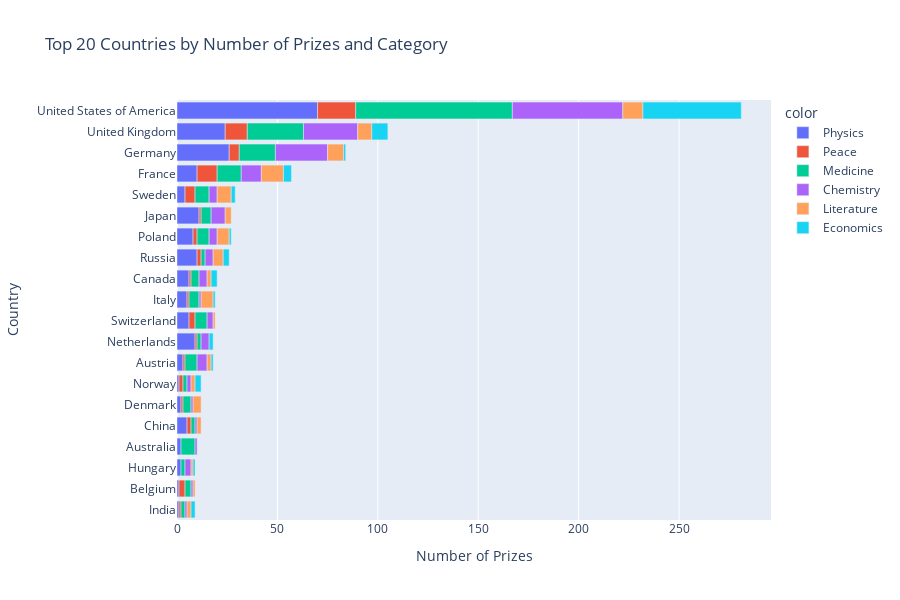

Source (notebook cell):
### Code cell
cat_cntry_bar = px.bar(x=merged_df.cat_prize,
                       y=merged_df.birth_country_current,
                       color=merged_df.category,
                       orientation='h',
                       title='Top 20 Countries by Number of Prizes and Category')

cat_cntry_bar.update_layout(xaxis_title='Number of Prizes',
                            yaxis_title='Country',
                            height=600)
cat_cntry_bar.show()

### Figure 1 — Plotly figure (JSON) as saved in the notebook; plotly's stock layout.template omitted (floating-point values rounded to 4 significant figures)
{"data": [{"alignmentgroup": "True", "hovertemplate": "color=Physics<br>x=%{x}<br>y=%{y}<extra></extra>", "legendgroup": "Physics", "marker": {"color": "#636efa", "pattern": {"shape": ""}}, "name": "Physics", "offsetgroup": "Physics", "orientation": "h", "showlegend": true, "textposition": "auto", "type": "bar", "x": [1, 1, 2, 2, 5, 2, 1, 3, 9, 6, 5, 6, 10, 8, 11, 4, 10, 26, 24, 70], "xaxis": "x", "y": ["India", "Belgium", "Hungary", "Australia", "China", "Denmark", "Norway", "Austria", "Netherlands", "Switzerland", "Italy", "Canada", "Russia", "Poland", "Japan", "Sweden", "France", "Germany", "United Kingdom", "United States of America"], "yaxis": "y"}, {"alignmentgroup": "True", "hovertemplate": "color=Peace<br>x=%{x}<br>y=%{y}<extra></extra>", "legendgroup": "Peace", "marker": {"color": "#EF553B", "pattern": {"shape": ""}}, "name": "Peace", "offsetgroup": "Peace", "orientation": "h", "showlegend": true, "textposition": "auto", "type": "bar", "x": [1, 3, 2, 1, 2, 1, 1, 1, 3, 1, 2, 1, 2, 5, 10, 5, 11, 19], "xaxis": "x", "y": ["India", "Belgium", "China", "Denmark", "Norway", "Austria", "Netherlands", "Italy", "Switzerland", "Canada", "Russia", "Japan", "Poland", "Sweden", "France", "Germany", "United Kingdom", "United States of America"], "yaxis": "y"}, {"alignmentgroup": "True", "hovertemplate": "color=Medicine<br>x=%{x}<br>y=%{y}<extra></extra>", "legendgroup": "Medicine", "marker": {"color": "#00cc96", "pattern": {"shape": ""}}, "name": "Medicine", "offsetgroup": "Medicine", "orientation": "h", "showlegend": true, "textposition": "auto", "type": "bar", "x": [3, 2, 2, 7, 4, 2, 2, 6, 2, 6, 5, 4, 2, 6, 5, 7, 12, 18, 28, 78], "xaxis": "x", "y": ["Belgium", "Hungary", "India", "Australia", "Denmark", "China", "Norway", "Austria", "Netherlands", "Switzerland", "Italy", "Canada", "Russia", "Poland", "Japan", "Sweden", "France", "Germany", "United Kingdom", "United States of America"], "yaxis": "y"}, {"alignmentgroup": "True", "hovertemplate": "color=Chemistry<br>x=%{x}<br>y=%{y}<extra></extra>", "legendgroup": "Chemistry", "marker": {"color": "#ab63fa", "pattern": {"shape": ""}}, "name": "Chemistry", "offsetgroup": "Chemistry", "orientation": "h", "showlegend": true, "textposition": "auto", "type": "bar", "x": [1, 3, 1, 1, 1, 1, 2, 5, 4, 1, 3, 4, 4, 7, 4, 4, 10, 26, 27, 55], "xaxis": "x", "y": ["Belgium", "Hungary", "India", "Australia", "China", "Denmark", "Norway", "Austria", "Netherlands", "Italy", "Switzerland", "Canada", "Russia", "Japan", "Poland", "Sweden", "France", "Germany", "United Kingdom", "United States of America"], "yaxis": "y"}, {"alignmentgroup": "True", "hovertemplate": "color=Literature<br>x=%{x}<br>y=%{y}<extra></extra>", "legendgroup": "Literature", "marker": {"color": "#FFA15A", "pattern": {"shape": ""}}, "name": "Literature", "offsetgroup": "Literature", "orientation": "h", "showlegend": true, "textposition": "auto", "type": "bar", "x": [1, 1, 2, 2, 2, 4, 2, 1, 6, 2, 5, 3, 6, 7, 11, 8, 7, 10], "xaxis": "x", "y": ["Belgium", "Hungary", "India", "Norway", "China", "Denmark", "Austria", "Switzerland", "Italy", "Canada", "Russia", "Japan", "Poland", "Sweden", "France", "Germany", "United Kingdom", "United States of America"], "yaxis": "y"}, {"alignmentgroup": "True", "hovertemplate": "color=Economics<br>x=%{x}<br>y=%{y}<extra></extra>", "legendgroup": "Economics", "marker": {"color": "#19d3f3", "pattern": {"shape": ""}}, "name": "Economics", "offsetgroup": "Economics", "orientation": "h", "showlegend": true, "textposition": "auto", "type": "bar", "x": [1, 2, 3, 1, 2, 1, 3, 3, 1, 2, 4, 1, 8, 49], "xaxis": "x", "y": ["Hungary", "India", "Norway", "Austria", "Netherlands", "Italy", "Canada", "Russia", "Poland", "Sweden", "France", "Germany", "United Kingdom", "United States of America"], "yaxis": "y"}], "layout": {"barmode": "relative", "height": 600, "legend": {"title": {"text": "color"}, "tracegroupgap": 0}, "title": {"text": "Top 20 Countries by Number of Prizes and Category"}, "xaxis": {"anchor": "y", "domain": [0, 1], "title": {"text": "Number of Prizes"}}, "yaxis": {"anchor": "x", "domain": [0, 1], "title": {"text": "Country"}}}}
